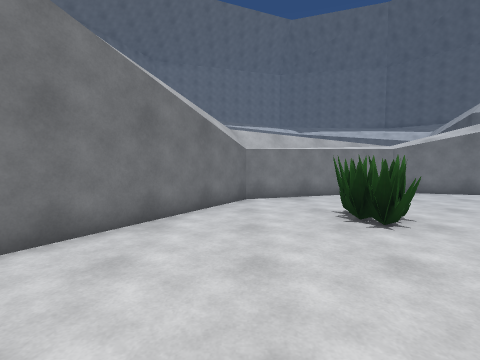
[1] (above)

13 first-person views from a walk through a Unity game level. The camera is 1.4 m above the floor, tilts 4° down and sees 85° across. The floor is counted in squares, 1 m on a side. Each view is taken from the middle of a square. On the plan, view 1 faces up. The plan holds only what a view shows up to about 13 squares ahead; the rest is blank. The place goes on beyond the plan. The player character is not drawn. Some animated figures are not drawn.

[2]
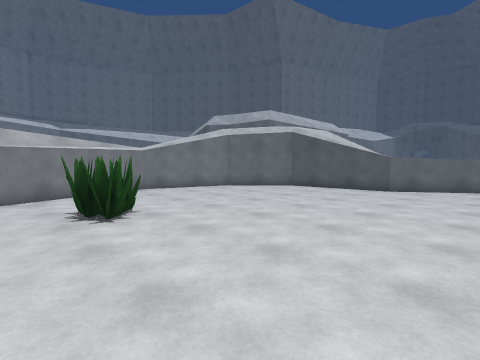

[3]
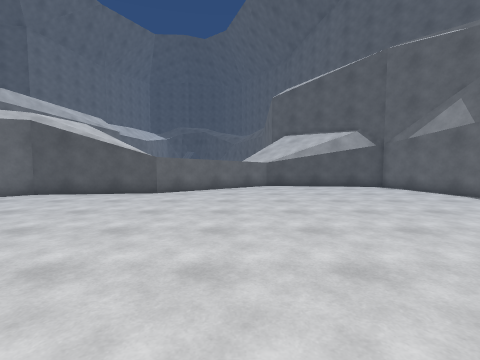

[4]
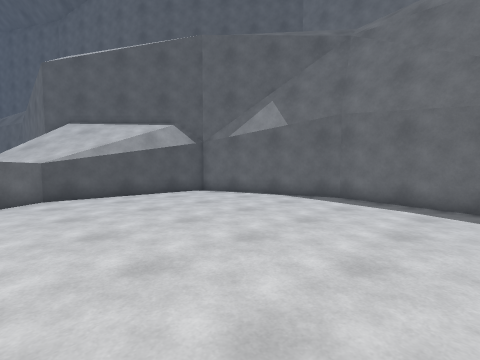

[5]
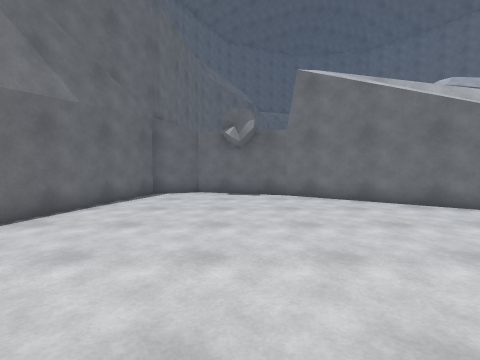

[6]
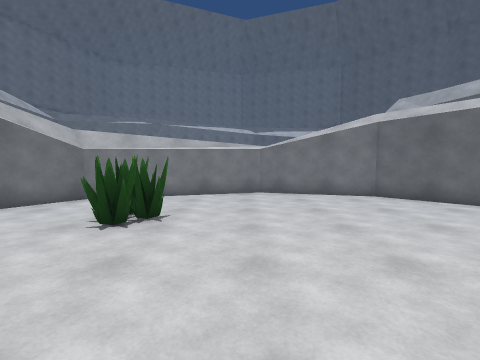

[7]
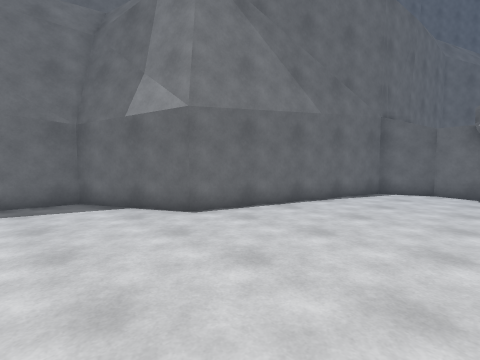

[8]
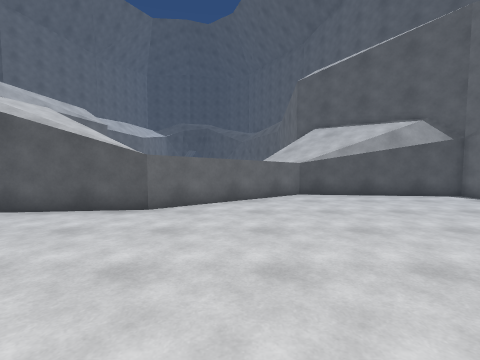

[9]
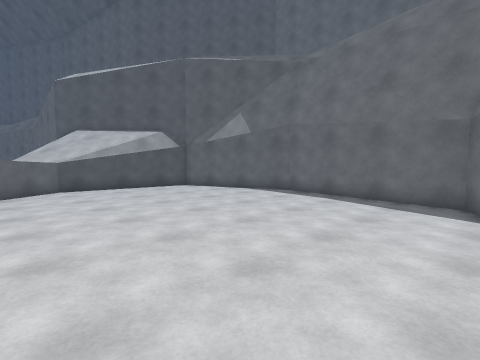

[10]
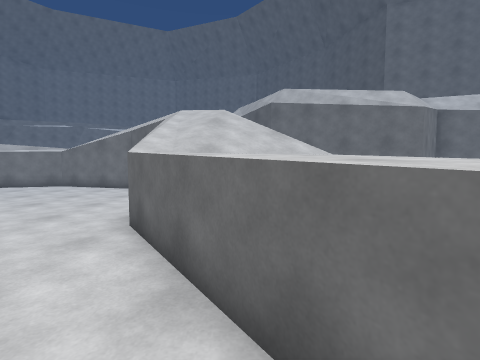

[11]
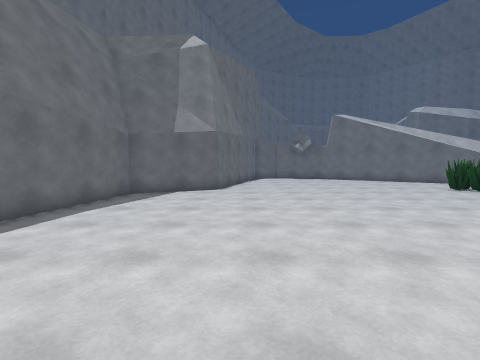

[12]
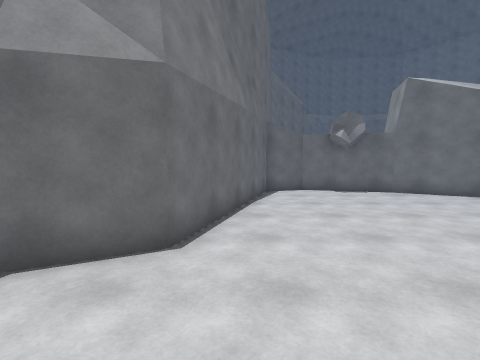

[13]
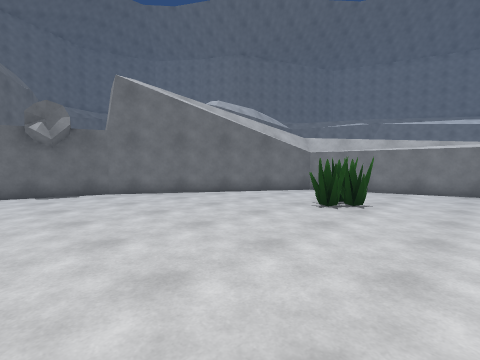

### Floor plan
Key: @ floor where view 1 was taken; # wall or solid block; . floor; ^ raised ledge.
Columns run from 6 left of view 1 to 20 right of it. Each row starts with its distance up from view 1.
 12            #####
 11        #####...####
 10       ##..........##
  9      ##............##
  8     ##..............#
  7     #....#..........#
  6    ##....##.........##
  5   ##.................#   ^^
  4   #..................# ^^^
  3  ##..................^^^^
  2  #...................^^^^^^
  1 ##....................^^^^^
  0 #.....@................^^^^
 -1 #......................^^^^
 -2 #.......................^^^
 -3 #.......................^^
 -4 ###.....................^
 -5   ####..................#
 -6      ####...............#
 -7         ##..............#
 -8          ##.............#
 -9           #............##
-10           ####......####
-11              ########

Positions as (right, up) in squares from view 1, and headings:
1: (0, 0), facing up
2: (1, -1), facing up-right
3: (3, -1), facing right
4: (7, -1), facing down-right
5: (6, 0), facing left
6: (6, 0), facing up
7: (7, 0), facing down-left
8: (7, 0), facing right
9: (4, 0), facing down-right
10: (17, -3), facing up
11: (16, -5), facing left
12: (7, -5), facing left
13: (7, -2), facing up-left
